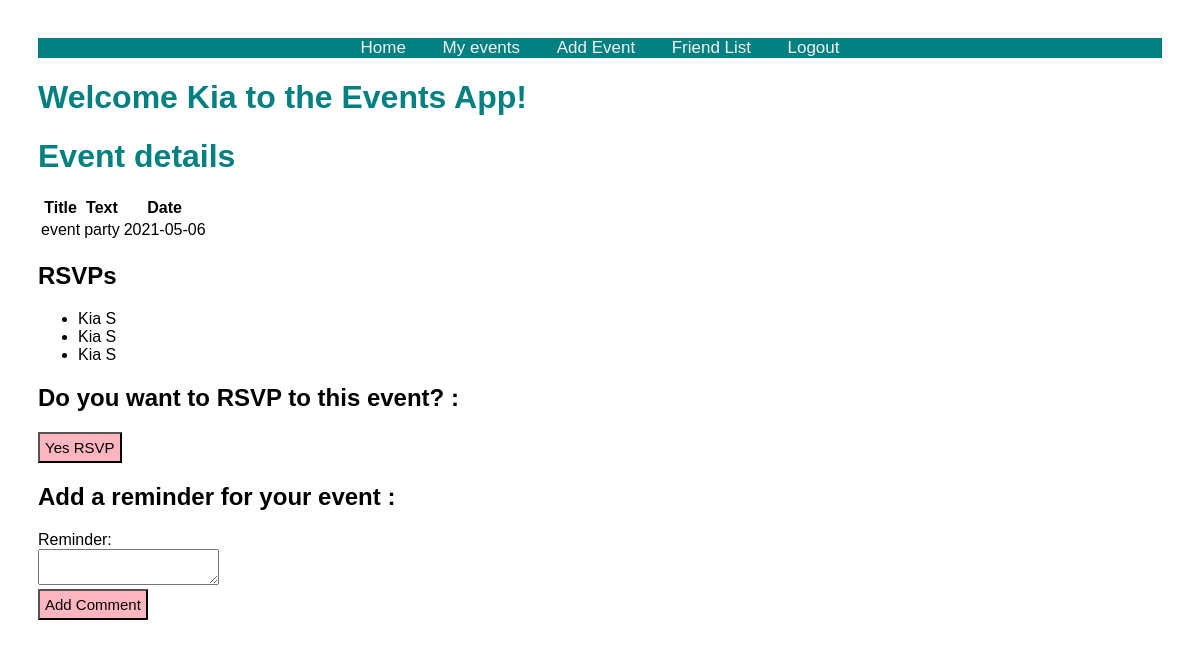
Page /events/5 (signed in) on the committed database.
### models.py (models this page shows, shortened)
class User(db.Model):
    id = db.Column("id", db.Integer, primary_key=True)
    first_name = db.Column("first_name", db.String(100))
    last_name = db.Column("last_name", db.String(100))
    email = db.Column("email", db.String(100))
    password = db.Column(db.String(255), nullable=False)
    registered_on = db.Column(db.DateTime, nullable=False)
    events = db.relationship("Event", backref="user", lazy=True)
    comments = db.relationship("Comment", backref="user", lazy=True)

class Event(db.Model):
    id = db.Column("id", db.Integer, primary_key=True)
    title = db.Column("title", db.String(200))
    text = db.Column("text", db.String(100))
    date = db.Column("date", db.String(50))
    address = db.Column("address", db.String(50))
    user_id= db.Column(db.Integer, db.ForeignKey("user.id"), nullable=False)
    comments = db.relationship("Comment", backref="event", cascade="all, delete-orphan", lazy=True)

class RSVP(db.Model):
    id = db.Column(db.Integer, primary_key=True)
    event_id = db.Column(db.Integer, db.ForeignKey("event.id"), nullable=False)
    user_id = db.Column(db.Integer, db.ForeignKey("user.id"), nullable=False)
    user= db.relationship("User", lazy=True)
    event= db.relationship("Event", lazy=True)

### main.py (the view)
@app.route('/events/<int:event_id>')
def get_event(event_id):
    if session.get('user'):
        my_event = db.session.query(Event).filter_by(id=event_id, user_id=session['user_id']).one()
        form_comment = CommentForm()
        event_rsvps = db.session.query(RSVP).filter_by(event_id=event_id).all()
        form_rsvp  = RSVPForm()
        print(event_rsvps)
        return render_template('event.html', event=my_event, user=session['user'], form_comment=form_comment, form_rsvp=form_rsvp, rsvps=event_rsvps )
    else:
        return redirect(url_for('login'))

### forms.py
class CommentForm(FlaskForm):
    class Meta:
        csrf = False
    comment = TextAreaField('Reminder:',validators=[Length(min=1)])
    submit = SubmitField('Add Comment')

class RSVPForm(FlaskForm):
    class Meta:
        csrf = False
    submit = SubmitField('Yes RSVP')

### templates/event.html (shortened to what this page needs)
<!DOCTYPE html>
<html lang="en">
   <head>
       <link rel="stylesheet" href="{{ url_for('static', filename='main.css') }}">
   </head>
   <body>
   <div class = "topnav">
   <nav>
           <a href="{{ url_for('home')}}"> Home </a>
           <a href="/events"> My events </a>
           <a href="{{url_for('new_event')}}"> Add Event</a>
           <a href="{{url_for('new_event')}}"> Friend List</a>
           <a href="{{ url_for('logout')}}">Logout</a>
       </nav>
       </div>
       <h1>Welcome {{user}} to the Events App!</h1>
       <h1>Event details</h1>
       <table>
           <tr>
               <th>Title</th>
               <th>Text</th>
               <th>Date</th>
           </tr>
           <tr>
               <td>{{ event.title }}</td>
               <td>{{ event.text }}</td>
               <td>{{ event.date }}</td>
           </tr>
       </table>
       {% if rsvps %}
 {% if rsvps|length > 0 %}
   <h2>RSVPs</h2>
   <ul>
   {% for rsvp in rsvps %}
     <li>{{ rsvp.user.first_name + " "}}{{rsvp.user.last_name}}</li>
   {% endfor %}
   </ul>
 {% endif %}
{% endif %}
<form action="{{ url_for('new_rsvp', event_id=event.id) }}" method="post">
 <div class="formwrapper">
   <h2 class="title">Do you want to RSVP to this event? : </h2>
   {{ form_rsvp.submit }}
 </div>
</form>
<form action="{{ url_for('new_comment', event_id=event.id) }}" method="post">
 <div class="formwrapper">
   <h2 class="title">Add a reminder for your event :</h2>
   <div class="form-field">
     {{ form_comment.comment.label }} <br/> {{ form_comment.comment }}
   </div>
   {{ form_comment.submit }}
 </div>
</form>
   </body>
</html>

### static/main.css (style rules this page uses)
body { padding: 30px 30px; font-family: Arial, Helvetica, sans-serif; }
h1 { color: teal; }
.topnav { overflow: hidden; background-color: teal; text-align: center; }
.topnav a { color: #f2f2f2; padding: 14px 16px; text-decoration: none; font-size: 17px; }
input[type='submit'] { background-color: lightpink; color: black; font-size: 15px; padding:5px; font-family: Palatino Linotype, sans-serif; }

### rows in the picture
User: first_name "Kia"
Event: title "event", text "party", date "2021-05-06"
RSVP: user "Kia", user.last_name "S"
RSVP: user "Kia", user.last_name "S"
RSVP: user "Kia", user.last_name "S"
